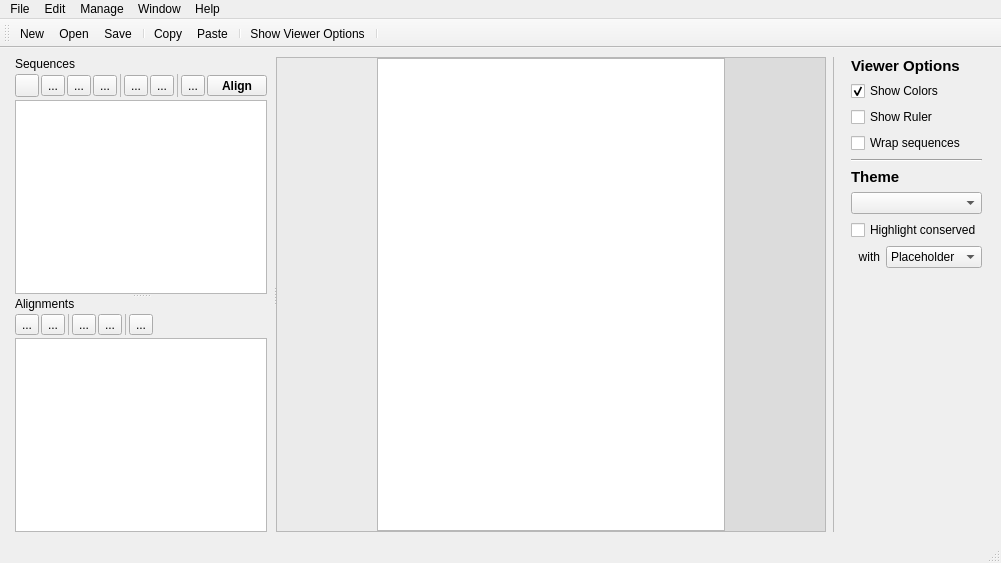
<?xml version="1.0" encoding="UTF-8"?>
<ui version="4.0">
 <class>Linnaeo</class>
 <widget class="QMainWindow" name="Linnaeo">
  <property name="geometry">
   <rect>
    <x>0</x>
    <y>0</y>
    <width>991</width>
    <height>563</height>
   </rect>
  </property>
  <property name="font">
   <font>
    <stylestrategy>PreferAntialias</stylestrategy>
   </font>
  </property>
  <property name="windowTitle">
   <string>Linnaeo</string>
  </property>
  <property name="windowIcon">
   <iconset>
    <normaloff>:/resources/icons/linnaeo.ico</normaloff>:/resources/icons/linnaeo.ico</iconset>
  </property>
  <widget class="QWidget" name="centralwidget">
   <layout class="QHBoxLayout" name="horizontalLayout">
    <item>
     <widget class="QSplitter" name="splitter_2">
      <property name="sizePolicy">
       <sizepolicy hsizetype="Preferred" vsizetype="Preferred">
        <horstretch>0</horstretch>
        <verstretch>0</verstretch>
       </sizepolicy>
      </property>
      <property name="orientation">
       <enum>Qt::Horizontal</enum>
      </property>
      <property name="handleWidth">
       <number>3</number>
      </property>
      <widget class="QFrame" name="frame">
       <property name="sizePolicy">
        <sizepolicy hsizetype="Preferred" vsizetype="Preferred">
         <horstretch>0</horstretch>
         <verstretch>0</verstretch>
        </sizepolicy>
       </property>
       <property name="maximumSize">
        <size>
         <width>300</width>
         <height>16777215</height>
        </size>
       </property>
       <property name="baseSize">
        <size>
         <width>0</width>
         <height>0</height>
        </size>
       </property>
       <property name="frameShape">
        <enum>QFrame::NoFrame</enum>
       </property>
       <property name="frameShadow">
        <enum>QFrame::Raised</enum>
       </property>
       <layout class="QVBoxLayout" name="verticalLayout_3">
        <property name="spacing">
         <number>0</number>
        </property>
        <property name="leftMargin">
         <number>0</number>
        </property>
        <property name="topMargin">
         <number>0</number>
        </property>
        <property name="rightMargin">
         <number>0</number>
        </property>
        <property name="bottomMargin">
         <number>0</number>
        </property>
        <item>
         <widget class="QSplitter" name="splitter">
          <property name="frameShape">
           <enum>QFrame::NoFrame</enum>
          </property>
          <property name="frameShadow">
           <enum>QFrame::Raised</enum>
          </property>
          <property name="lineWidth">
           <number>0</number>
          </property>
          <property name="midLineWidth">
           <number>1</number>
          </property>
          <property name="orientation">
           <enum>Qt::Vertical</enum>
          </property>
          <property name="handleWidth">
           <number>3</number>
          </property>
          <widget class="QWidget" name="layoutWidget">
           <layout class="QVBoxLayout" name="verticalLayout">
            <property name="spacing">
             <number>3</number>
            </property>
            <property name="leftMargin">
             <number>6</number>
            </property>
            <property name="rightMargin">
             <number>6</number>
            </property>
            <item>
             <widget class="QLabel" name="sequenceLabel">
              <property name="text">
               <string>Sequences</string>
              </property>
             </widget>
            </item>
            <item>
             <layout class="QHBoxLayout" name="horizontalLayout_4">
              <property name="spacing">
               <number>2</number>
              </property>
              <item>
               <widget class="QToolButton" name="addSequenceButton">
                <property name="toolTip">
                 <string>Add new sequence (opens window)</string>
                </property>
                <property name="text">
                 <string/>
                </property>
                <property name="icon">
                 <iconset resource="resources/linnaeo.qrc">
                  <normaloff>:/icons/ui/plus.svg</normaloff>:/icons/ui/plus.svg</iconset>
                </property>
               </widget>
              </item>
              <item>
               <widget class="QToolButton" name="downloadSeqButton">
                <property name="text">
                 <string>...</string>
                </property>
                <property name="icon">
                 <iconset resource="resources/linnaeo.qrc">
                  <normaloff>:/icons/ui/download.svg</normaloff>:/icons/ui/download.svg</iconset>
                </property>
               </widget>
              </item>
              <item>
               <widget class="QToolButton" name="importSequenceButton">
                <property name="text">
                 <string>...</string>
                </property>
                <property name="icon">
                 <iconset resource="resources/linnaeo.qrc">
                  <normaloff>:/icons/ui/file-import.svg</normaloff>:/icons/ui/file-import.svg</iconset>
                </property>
               </widget>
              </item>
              <item>
               <widget class="QToolButton" name="addSequenceFolderButton">
                <property name="toolTip">
                 <string>Add folder to sequence viewer</string>
                </property>
                <property name="text">
                 <string>...</string>
                </property>
                <property name="icon">
                 <iconset resource="resources/linnaeo.qrc">
                  <normaloff>:/icons/ui/folder-plus.svg</normaloff>:/icons/ui/folder-plus.svg</iconset>
                </property>
               </widget>
              </item>
              <item>
               <widget class="Line" name="line_7">
                <property name="lineWidth">
                 <number>0</number>
                </property>
                <property name="midLineWidth">
                 <number>1</number>
                </property>
                <property name="orientation">
                 <enum>Qt::Vertical</enum>
                </property>
               </widget>
              </item>
              <item>
               <widget class="QToolButton" name="editSequenceButton">
                <property name="text">
                 <string>...</string>
                </property>
                <property name="icon">
                 <iconset resource="resources/linnaeo.qrc">
                  <normaloff>:/icons/ui/edit.svg</normaloff>:/icons/ui/edit.svg</iconset>
                </property>
               </widget>
              </item>
              <item>
               <widget class="QToolButton" name="exportSequenceButton">
                <property name="text">
                 <string>...</string>
                </property>
                <property name="icon">
                 <iconset resource="resources/linnaeo.qrc">
                  <normaloff>:/icons/ui/file-export.svg</normaloff>:/icons/ui/file-export.svg</iconset>
                </property>
               </widget>
              </item>
              <item>
               <widget class="Line" name="line_5">
                <property name="lineWidth">
                 <number>0</number>
                </property>
                <property name="midLineWidth">
                 <number>1</number>
                </property>
                <property name="orientation">
                 <enum>Qt::Vertical</enum>
                </property>
               </widget>
              </item>
              <item>
               <widget class="QToolButton" name="deleteSequenceButton">
                <property name="text">
                 <string>...</string>
                </property>
                <property name="icon">
                 <iconset resource="resources/linnaeo.qrc">
                  <normaloff>:/icons/ui/trash.svg</normaloff>:/icons/ui/trash.svg</iconset>
                </property>
               </widget>
              </item>
              <item>
               <spacer name="horizontalSpacer_4">
                <property name="orientation">
                 <enum>Qt::Horizontal</enum>
                </property>
                <property name="sizeHint" stdset="0">
                 <size>
                  <width>40</width>
                  <height>20</height>
                 </size>
                </property>
               </spacer>
              </item>
              <item>
               <widget class="QToolButton" name="quickAlignButton">
                <property name="minimumSize">
                 <size>
                  <width>60</width>
                  <height>0</height>
                 </size>
                </property>
                <property name="font">
                 <font>
                  <weight>75</weight>
                  <bold>true</bold>
                  <stylestrategy>PreferDefault</stylestrategy>
                 </font>
                </property>
                <property name="toolTip">
                 <string>Generate alignment from selected sequences</string>
                </property>
                <property name="text">
                 <string>Align</string>
                </property>
                <property name="icon">
                 <iconset resource="resources/linnaeo.qrc">
                  <normaloff>:/icons/ui/indent.svg</normaloff>:/icons/ui/indent.svg</iconset>
                </property>
                <property name="toolButtonStyle">
                 <enum>Qt::ToolButtonTextOnly</enum>
                </property>
                <property name="arrowType">
                 <enum>Qt::NoArrow</enum>
                </property>
               </widget>
              </item>
             </layout>
            </item>
            <item>
             <widget class="QTreeView" name="seqTreeView">
              <property name="sizePolicy">
               <sizepolicy hsizetype="Preferred" vsizetype="Expanding">
                <horstretch>0</horstretch>
                <verstretch>0</verstretch>
               </sizepolicy>
              </property>
              <property name="toolTip">
               <string/>
              </property>
              <property name="editTriggers">
               <set>QAbstractItemView::EditKeyPressed|QAbstractItemView::SelectedClicked</set>
              </property>
              <property name="dragEnabled">
               <bool>true</bool>
              </property>
              <property name="dragDropMode">
               <enum>QAbstractItemView::InternalMove</enum>
              </property>
              <property name="selectionMode">
               <enum>QAbstractItemView::ExtendedSelection</enum>
              </property>
              <property name="selectionBehavior">
               <enum>QAbstractItemView::SelectRows</enum>
              </property>
              <property name="indentation">
               <number>10</number>
              </property>
              <property name="animated">
               <bool>false</bool>
              </property>
              <property name="headerHidden">
               <bool>true</bool>
              </property>
             </widget>
            </item>
           </layout>
          </widget>
          <widget class="QWidget" name="layoutWidget">
           <layout class="QVBoxLayout" name="verticalLayout_2">
            <property name="spacing">
             <number>3</number>
            </property>
            <property name="leftMargin">
             <number>6</number>
            </property>
            <property name="rightMargin">
             <number>6</number>
            </property>
            <item>
             <widget class="QLabel" name="alignLabel">
              <property name="text">
               <string>Alignments</string>
              </property>
             </widget>
            </item>
            <item>
             <layout class="QHBoxLayout" name="horizontalLayout_5">
              <property name="spacing">
               <number>2</number>
              </property>
              <item>
               <widget class="QToolButton" name="importAlignmentButton">
                <property name="text">
                 <string>...</string>
                </property>
                <property name="icon">
                 <iconset resource="resources/linnaeo.qrc">
                  <normaloff>:/icons/ui/file-import.svg</normaloff>:/icons/ui/file-import.svg</iconset>
                </property>
               </widget>
              </item>
              <item>
               <widget class="QToolButton" name="addAlignmentFolderButton">
                <property name="text">
                 <string>...</string>
                </property>
                <property name="icon">
                 <iconset resource="resources/linnaeo.qrc">
                  <normaloff>:/icons/ui/folder-plus.svg</normaloff>:/icons/ui/folder-plus.svg</iconset>
                </property>
               </widget>
              </item>
              <item>
               <widget class="Line" name="line_8">
                <property name="lineWidth">
                 <number>0</number>
                </property>
                <property name="midLineWidth">
                 <number>1</number>
                </property>
                <property name="orientation">
                 <enum>Qt::Vertical</enum>
                </property>
               </widget>
              </item>
              <item>
               <widget class="QToolButton" name="editAlignmentButton">
                <property name="text">
                 <string>...</string>
                </property>
                <property name="icon">
                 <iconset resource="resources/linnaeo.qrc">
                  <normaloff>:/icons/ui/edit.svg</normaloff>:/icons/ui/edit.svg</iconset>
                </property>
               </widget>
              </item>
              <item>
               <widget class="QToolButton" name="exportAlignmentButton">
                <property name="text">
                 <string>...</string>
                </property>
                <property name="icon">
                 <iconset resource="resources/linnaeo.qrc">
                  <normaloff>:/icons/ui/file-export.svg</normaloff>:/icons/ui/file-export.svg</iconset>
                </property>
               </widget>
              </item>
              <item>
               <widget class="Line" name="line_6">
                <property name="lineWidth">
                 <number>0</number>
                </property>
                <property name="midLineWidth">
                 <number>1</number>
                </property>
                <property name="orientation">
                 <enum>Qt::Vertical</enum>
                </property>
               </widget>
              </item>
              <item>
               <widget class="QToolButton" name="deleteAlignmentButton">
                <property name="text">
                 <string>...</string>
                </property>
                <property name="icon">
                 <iconset resource="resources/linnaeo.qrc">
                  <normaloff>:/icons/ui/trash.svg</normaloff>:/icons/ui/trash.svg</iconset>
                </property>
               </widget>
              </item>
              <item>
               <spacer name="horizontalSpacer_3">
                <property name="orientation">
                 <enum>Qt::Horizontal</enum>
                </property>
                <property name="sizeHint" stdset="0">
                 <size>
                  <width>40</width>
                  <height>20</height>
                 </size>
                </property>
               </spacer>
              </item>
             </layout>
            </item>
            <item>
             <widget class="QTreeView" name="alignTreeView">
              <property name="sizePolicy">
               <sizepolicy hsizetype="Preferred" vsizetype="Expanding">
                <horstretch>0</horstretch>
                <verstretch>0</verstretch>
               </sizepolicy>
              </property>
              <property name="editTriggers">
               <set>QAbstractItemView::EditKeyPressed|QAbstractItemView::SelectedClicked</set>
              </property>
              <property name="dragEnabled">
               <bool>true</bool>
              </property>
              <property name="dragDropMode">
               <enum>QAbstractItemView::InternalMove</enum>
              </property>
              <property name="selectionMode">
               <enum>QAbstractItemView::ExtendedSelection</enum>
              </property>
              <property name="indentation">
               <number>10</number>
              </property>
              <property name="headerHidden">
               <bool>true</bool>
              </property>
              <attribute name="headerVisible">
               <bool>false</bool>
              </attribute>
             </widget>
            </item>
           </layout>
          </widget>
         </widget>
        </item>
       </layout>
      </widget>
      <widget class="QFrame" name="frame_2">
       <property name="sizePolicy">
        <sizepolicy hsizetype="Expanding" vsizetype="Preferred">
         <horstretch>0</horstretch>
         <verstretch>0</verstretch>
        </sizepolicy>
       </property>
       <property name="minimumSize">
        <size>
         <width>550</width>
         <height>0</height>
        </size>
       </property>
       <property name="frameShape">
        <enum>QFrame::Box</enum>
       </property>
       <property name="frameShadow">
        <enum>QFrame::Raised</enum>
       </property>
       <property name="lineWidth">
        <number>0</number>
       </property>
       <property name="midLineWidth">
        <number>1</number>
       </property>
       <layout class="QVBoxLayout" name="verticalLayout_4">
        <property name="spacing">
         <number>0</number>
        </property>
        <property name="leftMargin">
         <number>0</number>
        </property>
        <property name="topMargin">
         <number>0</number>
        </property>
        <property name="rightMargin">
         <number>0</number>
        </property>
        <property name="bottomMargin">
         <number>0</number>
        </property>
        <item>
         <layout class="QHBoxLayout" name="horizontalLayout_2">
          <property name="spacing">
           <number>0</number>
          </property>
          <item>
           <widget class="QPlainTextEdit" name="namesEdit">
            <property name="sizePolicy">
             <sizepolicy hsizetype="Fixed" vsizetype="Expanding">
              <horstretch>0</horstretch>
              <verstretch>0</verstretch>
             </sizepolicy>
            </property>
            <property name="maximumSize">
             <size>
              <width>100</width>
              <height>16777215</height>
             </size>
            </property>
            <property name="styleSheet">
             <string notr="true">background-color: rgb(235,235,235);</string>
            </property>
            <property name="frameShape">
             <enum>QFrame::NoFrame</enum>
            </property>
            <property name="frameShadow">
             <enum>QFrame::Plain</enum>
            </property>
            <property name="lineWidth">
             <number>1</number>
            </property>
            <property name="midLineWidth">
             <number>1</number>
            </property>
           </widget>
          </item>
          <item>
           <widget class="SeqViewer" name="seqViewer">
            <property name="cursor" stdset="0">
             <cursorShape>IBeamCursor</cursorShape>
            </property>
            <property name="acceptDrops">
             <bool>false</bool>
            </property>
            <property name="verticalScrollBarPolicy">
             <enum>Qt::ScrollBarAlwaysOff</enum>
            </property>
            <property name="undoRedoEnabled">
             <bool>false</bool>
            </property>
            <property name="html">
             <string>&lt;!DOCTYPE HTML PUBLIC &quot;-//W3C//DTD HTML 4.0//EN&quot; &quot;http://www.w3.org/TR/REC-html40/strict.dtd&quot;&gt;
&lt;html&gt;&lt;head&gt;&lt;meta name=&quot;qrichtext&quot; content=&quot;1&quot; /&gt;&lt;style type=&quot;text/css&quot;&gt;
p, li { white-space: pre-wrap; }
&lt;/style&gt;&lt;/head&gt;&lt;body style=&quot; font-family:'MS Shell Dlg 2'; font-size:8.25pt; font-weight:400; font-style:normal;&quot;&gt;
&lt;p style=&quot;-qt-paragraph-type:empty; margin-top:0px; margin-bottom:0px; margin-left:0px; margin-right:0px; -qt-block-indent:0; text-indent:0px;&quot;&gt;&lt;br /&gt;&lt;/p&gt;&lt;/body&gt;&lt;/html&gt;</string>
            </property>
            <property name="textInteractionFlags">
             <set>Qt::NoTextInteraction</set>
            </property>
            <property name="placeholderText">
             <string/>
            </property>
           </widget>
          </item>
          <item>
           <widget class="QPlainTextEdit" name="numbersEdit">
            <property name="sizePolicy">
             <sizepolicy hsizetype="Fixed" vsizetype="Expanding">
              <horstretch>0</horstretch>
              <verstretch>0</verstretch>
             </sizepolicy>
            </property>
            <property name="maximumSize">
             <size>
              <width>100</width>
              <height>16777215</height>
             </size>
            </property>
            <property name="styleSheet">
             <string notr="true">background-color: rgb(220,220,220);</string>
            </property>
            <property name="frameShape">
             <enum>QFrame::NoFrame</enum>
            </property>
            <property name="lineWidth">
             <number>0</number>
            </property>
            <property name="midLineWidth">
             <number>1</number>
            </property>
           </widget>
          </item>
         </layout>
        </item>
       </layout>
      </widget>
     </widget>
    </item>
    <item>
     <widget class="Line" name="optLine">
      <property name="frameShadow">
       <enum>QFrame::Raised</enum>
      </property>
      <property name="lineWidth">
       <number>0</number>
      </property>
      <property name="midLineWidth">
       <number>1</number>
      </property>
      <property name="orientation">
       <enum>Qt::Vertical</enum>
      </property>
     </widget>
    </item>
    <item>
     <widget class="QFrame" name="optionsPanel">
      <property name="sizePolicy">
       <sizepolicy hsizetype="Maximum" vsizetype="Preferred">
        <horstretch>0</horstretch>
        <verstretch>0</verstretch>
       </sizepolicy>
      </property>
      <property name="frameShape">
       <enum>QFrame::NoFrame</enum>
      </property>
      <property name="frameShadow">
       <enum>QFrame::Raised</enum>
      </property>
      <property name="lineWidth">
       <number>0</number>
      </property>
      <property name="midLineWidth">
       <number>1</number>
      </property>
      <layout class="QVBoxLayout" name="verticalLayout_7">
       <property name="leftMargin">
        <number>10</number>
       </property>
       <property name="topMargin">
        <number>0</number>
       </property>
       <property name="rightMargin">
        <number>10</number>
       </property>
       <property name="bottomMargin">
        <number>0</number>
       </property>
       <item>
        <widget class="QLabel" name="optionsLabel">
         <property name="font">
          <font>
           <pointsize>11</pointsize>
           <weight>75</weight>
           <bold>true</bold>
           <stylestrategy>PreferAntialias</stylestrategy>
          </font>
         </property>
         <property name="styleSheet">
          <string notr="true"/>
         </property>
         <property name="text">
          <string>Viewer Options</string>
         </property>
         <property name="textFormat">
          <enum>Qt::MarkdownText</enum>
         </property>
        </widget>
       </item>
       <item>
        <widget class="QCheckBox" name="colorsEnabled">
         <property name="text">
          <string>Show Colors</string>
         </property>
         <property name="checked">
          <bool>true</bool>
         </property>
        </widget>
       </item>
       <item>
        <widget class="QCheckBox" name="rulerEnabled">
         <property name="text">
          <string>Show Ruler</string>
         </property>
        </widget>
       </item>
       <item>
        <widget class="QCheckBox" name="wrapEnabled">
         <property name="text">
          <string>Wrap sequences</string>
         </property>
        </widget>
       </item>
       <item>
        <widget class="Line" name="line_3">
         <property name="orientation">
          <enum>Qt::Horizontal</enum>
         </property>
        </widget>
       </item>
       <item>
        <widget class="QLabel" name="themeLabel">
         <property name="font">
          <font>
           <pointsize>11</pointsize>
           <weight>75</weight>
           <bold>true</bold>
           <stylestrategy>PreferAntialias</stylestrategy>
          </font>
         </property>
         <property name="styleSheet">
          <string notr="true"/>
         </property>
         <property name="text">
          <string>Theme</string>
         </property>
         <property name="textFormat">
          <enum>Qt::MarkdownText</enum>
         </property>
        </widget>
       </item>
       <item>
        <widget class="QComboBox" name="themeCombo"/>
       </item>
       <item>
        <widget class="QCheckBox" name="conservedEnabled">
         <property name="text">
          <string>Highlight conserved</string>
         </property>
        </widget>
       </item>
       <item>
        <layout class="QHBoxLayout" name="horizontalLayout_3">
         <item>
          <widget class="QLabel" name="label">
           <property name="layoutDirection">
            <enum>Qt::LeftToRight</enum>
           </property>
           <property name="text">
            <string>with</string>
           </property>
           <property name="alignment">
            <set>Qt::AlignRight|Qt::AlignTrailing|Qt::AlignVCenter</set>
           </property>
          </widget>
         </item>
         <item>
          <widget class="QComboBox" name="conservedCombo">
           <item>
            <property name="text">
             <string>Placeholder</string>
            </property>
           </item>
          </widget>
         </item>
        </layout>
       </item>
       <item>
        <spacer name="verticalSpacer">
         <property name="orientation">
          <enum>Qt::Vertical</enum>
         </property>
         <property name="sizeHint" stdset="0">
          <size>
           <width>20</width>
           <height>220</height>
          </size>
         </property>
        </spacer>
       </item>
      </layout>
     </widget>
    </item>
   </layout>
  </widget>
  <widget class="QMenuBar" name="menubar">
   <property name="geometry">
    <rect>
     <x>0</x>
     <y>0</y>
     <width>991</width>
     <height>21</height>
    </rect>
   </property>
   <widget class="QMenu" name="menuFile">
    <property name="title">
     <string>File</string>
    </property>
    <widget class="QMenu" name="menuImport">
     <property name="title">
      <string>Import</string>
     </property>
     <addaction name="actionSequence_from_file"/>
     <addaction name="actionAlignment_from_file"/>
    </widget>
    <widget class="QMenu" name="menuExport">
     <property name="title">
      <string>Export</string>
     </property>
     <addaction name="actionExportSequence"/>
     <addaction name="actionExportAlignment"/>
    </widget>
    <addaction name="actionNew"/>
    <addaction name="actionOpen"/>
    <addaction name="actionSave_Workspace"/>
    <addaction name="separator"/>
    <addaction name="menuImport"/>
    <addaction name="menuExport"/>
    <addaction name="separator"/>
    <addaction name="actionQuit"/>
   </widget>
   <widget class="QMenu" name="menuEdit">
    <property name="title">
     <string>Edit</string>
    </property>
    <addaction name="actionCopy"/>
    <addaction name="actionPaste"/>
    <addaction name="separator"/>
    <addaction name="actionSelect_All"/>
    <addaction name="separator"/>
    <addaction name="actionPreferences"/>
   </widget>
   <widget class="QMenu" name="menuManage">
    <property name="title">
     <string>Manage</string>
    </property>
    <addaction name="actionAdd_Sequence"/>
    <addaction name="actionGet_Online_Sequence"/>
    <addaction name="actionEdit_Sequence"/>
    <addaction name="actionQuick_Align"/>
    <addaction name="actionAdd_Folder_to_Sequence_Panel"/>
    <addaction name="actionDelete_Selected_Sequences"/>
    <addaction name="separator"/>
    <addaction name="actionMake_Alignment"/>
    <addaction name="actionAdd_Alignment_Folder"/>
    <addaction name="actionDelete_Selected_Alignments"/>
    <addaction name="separator"/>
   </widget>
   <widget class="QMenu" name="menuWindow">
    <property name="title">
     <string>Window</string>
    </property>
    <addaction name="actionMinimize"/>
    <addaction name="actionMaximize"/>
    <addaction name="separator"/>
    <addaction name="actionClose"/>
   </widget>
   <widget class="QMenu" name="menuHelp">
    <property name="title">
     <string>Help</string>
    </property>
    <addaction name="actionAbout"/>
    <addaction name="actionOnline_Manual"/>
    <addaction name="actionOn_Themes"/>
   </widget>
   <addaction name="menuFile"/>
   <addaction name="menuEdit"/>
   <addaction name="menuManage"/>
   <addaction name="menuWindow"/>
   <addaction name="menuHelp"/>
  </widget>
  <widget class="QStatusBar" name="statusbar"/>
  <widget class="QToolBar" name="toolBar">
   <property name="windowTitle">
    <string>toolBar</string>
   </property>
   <attribute name="toolBarArea">
    <enum>TopToolBarArea</enum>
   </attribute>
   <attribute name="toolBarBreak">
    <bool>false</bool>
   </attribute>
   <addaction name="actionNew"/>
   <addaction name="actionOpen"/>
   <addaction name="actionSave_Workspace"/>
   <addaction name="separator"/>
   <addaction name="actionCopy"/>
   <addaction name="actionPaste"/>
   <addaction name="separator"/>
   <addaction name="actionShow_Viewer_Options"/>
   <addaction name="separator"/>
  </widget>
  <action name="actionAdd_Sequence">
   <property name="icon">
    <iconset resource="resources/linnaeo.qrc">
     <normaloff>:/icons/ui/plus.svg</normaloff>:/icons/ui/plus.svg</iconset>
   </property>
   <property name="text">
    <string>Add Sequence</string>
   </property>
   <property name="toolTip">
    <string>Opens a window to paste in a new sequence</string>
   </property>
  </action>
  <action name="actionSave_Workspace">
   <property name="icon">
    <iconset resource="resources/linnaeo.qrc">
     <normaloff>:/icons/ui/save.svg</normaloff>:/icons/ui/save.svg</iconset>
   </property>
   <property name="text">
    <string>Save</string>
   </property>
   <property name="shortcut">
    <string>Ctrl+S</string>
   </property>
  </action>
  <action name="actionQuit">
   <property name="text">
    <string>Quit</string>
   </property>
   <property name="shortcut">
    <string>Ctrl+Q</string>
   </property>
  </action>
  <action name="actionCopy">
   <property name="icon">
    <iconset resource="resources/linnaeo.qrc">
     <normaloff>:/icons/ui/copy.svg</normaloff>:/icons/ui/copy.svg</iconset>
   </property>
   <property name="text">
    <string>Copy</string>
   </property>
   <property name="shortcut">
    <string>Ctrl+C</string>
   </property>
  </action>
  <action name="actionPaste">
   <property name="icon">
    <iconset resource="resources/linnaeo.qrc">
     <normaloff>:/icons/ui/paste.svg</normaloff>:/icons/ui/paste.svg</iconset>
   </property>
   <property name="text">
    <string>Paste</string>
   </property>
   <property name="shortcut">
    <string>Ctrl+V</string>
   </property>
  </action>
  <action name="actionNew">
   <property name="icon">
    <iconset resource="resources/linnaeo.qrc">
     <normaloff>:/icons/ui/file-medical.svg</normaloff>:/icons/ui/file-medical.svg</iconset>
   </property>
   <property name="text">
    <string>New</string>
   </property>
   <property name="toolTip">
    <string>Open a new workspace</string>
   </property>
   <property name="shortcut">
    <string>Ctrl+N</string>
   </property>
  </action>
  <action name="actionSequence_from_file">
   <property name="icon">
    <iconset resource="resources/linnaeo.qrc">
     <normaloff>:/icons/ui/file-import.svg</normaloff>:/icons/ui/file-import.svg</iconset>
   </property>
   <property name="text">
    <string>Sequence from file</string>
   </property>
  </action>
  <action name="actionAlignment_from_file">
   <property name="icon">
    <iconset resource="resources/linnaeo.qrc">
     <normaloff>:/icons/ui/file-import.svg</normaloff>:/icons/ui/file-import.svg</iconset>
   </property>
   <property name="text">
    <string>Alignment from file</string>
   </property>
  </action>
  <action name="actionExportSequence">
   <property name="icon">
    <iconset resource="resources/linnaeo.qrc">
     <normaloff>:/icons/ui/file-export.svg</normaloff>:/icons/ui/file-export.svg</iconset>
   </property>
   <property name="text">
    <string>Sequence</string>
   </property>
  </action>
  <action name="actionExportAlignment">
   <property name="icon">
    <iconset resource="resources/linnaeo.qrc">
     <normaloff>:/icons/ui/file-export.svg</normaloff>:/icons/ui/file-export.svg</iconset>
   </property>
   <property name="text">
    <string>Alignment</string>
   </property>
  </action>
  <action name="actionOpen">
   <property name="icon">
    <iconset resource="resources/linnaeo.qrc">
     <normaloff>:/icons/ui/folder-open-line.svg</normaloff>:/icons/ui/folder-open-line.svg</iconset>
   </property>
   <property name="text">
    <string>Open</string>
   </property>
   <property name="shortcut">
    <string>Ctrl+O</string>
   </property>
  </action>
  <action name="actionPreferences">
   <property name="text">
    <string>Preferences</string>
   </property>
  </action>
  <action name="actionDelete">
   <property name="text">
    <string>Delete</string>
   </property>
   <property name="shortcut">
    <string>Del</string>
   </property>
  </action>
  <action name="actionSelect_All">
   <property name="text">
    <string>Select All</string>
   </property>
   <property name="shortcut">
    <string>Ctrl+A</string>
   </property>
  </action>
  <action name="actionMake_Alignment">
   <property name="icon">
    <iconset resource="resources/linnaeo.qrc">
     <normaloff>:/icons/ui/plus.svg</normaloff>:/icons/ui/plus.svg</iconset>
   </property>
   <property name="text">
    <string>Make Alignment</string>
   </property>
   <property name="toolTip">
    <string>Makes a new alignment from the selected sequences</string>
   </property>
  </action>
  <action name="actionGet_Online_Sequence">
   <property name="icon">
    <iconset resource="resources/linnaeo.qrc">
     <normaloff>:/icons/ui/download.svg</normaloff>:/icons/ui/download.svg</iconset>
   </property>
   <property name="text">
    <string>Search for Sequence Online</string>
   </property>
  </action>
  <action name="actionShow_Viewer_Options">
   <property name="checkable">
    <bool>true</bool>
   </property>
   <property name="icon">
    <iconset resource="resources/linnaeo.qrc">
     <normaloff>:/icons/ui/sliders-h.svg</normaloff>:/icons/ui/sliders-h.svg</iconset>
   </property>
   <property name="text">
    <string>Show Viewer Options</string>
   </property>
   <property name="toolTip">
    <string>Open viewer options panel</string>
   </property>
  </action>
  <action name="actionDelete_Selected_Sequences">
   <property name="icon">
    <iconset resource="resources/linnaeo.qrc">
     <normaloff>:/icons/ui/trash.svg</normaloff>:/icons/ui/trash.svg</iconset>
   </property>
   <property name="text">
    <string>Delete Selected Sequences</string>
   </property>
  </action>
  <action name="actionDelete_Selected_Alignments">
   <property name="icon">
    <iconset resource="resources/linnaeo.qrc">
     <normaloff>:/icons/ui/trash.svg</normaloff>:/icons/ui/trash.svg</iconset>
   </property>
   <property name="text">
    <string>Delete Selected Alignments</string>
   </property>
  </action>
  <action name="actionAdd_Folder_to_Sequence_Panel">
   <property name="icon">
    <iconset resource="resources/linnaeo.qrc">
     <normaloff>:/icons/ui/folder-plus.svg</normaloff>:/icons/ui/folder-plus.svg</iconset>
   </property>
   <property name="text">
    <string>Add Sequence Folder</string>
   </property>
  </action>
  <action name="actionAdd_Alignment_Folder">
   <property name="icon">
    <iconset resource="resources/linnaeo.qrc">
     <normaloff>:/icons/ui/folder-plus.svg</normaloff>:/icons/ui/folder-plus.svg</iconset>
   </property>
   <property name="text">
    <string>Add Alignment Folder</string>
   </property>
  </action>
  <action name="actionQuick_Align">
   <property name="icon">
    <iconset resource="resources/linnaeo.qrc">
     <normaloff>:/icons/ui/indent.svg</normaloff>:/icons/ui/indent.svg</iconset>
   </property>
   <property name="text">
    <string>Quick Align</string>
   </property>
  </action>
  <action name="actionEdit_Sequence">
   <property name="icon">
    <iconset resource="resources/linnaeo.qrc">
     <normaloff>:/icons/ui/edit.svg</normaloff>:/icons/ui/edit.svg</iconset>
   </property>
   <property name="text">
    <string>Edit Sequence</string>
   </property>
  </action>
  <action name="actionAbout">
   <property name="text">
    <string>About</string>
   </property>
  </action>
  <action name="actionOnline_Manual">
   <property name="text">
    <string>Online Manual</string>
   </property>
  </action>
  <action name="actionOn_Themes">
   <property name="text">
    <string>On Themes...</string>
   </property>
  </action>
  <action name="actionMinimize">
   <property name="text">
    <string>Minimize</string>
   </property>
  </action>
  <action name="actionMaximize">
   <property name="text">
    <string>Maximize</string>
   </property>
  </action>
  <action name="actionClose">
   <property name="text">
    <string>Close</string>
   </property>
  </action>
 </widget>
 <customwidgets>
  <customwidget>
   <class>SeqViewer</class>
   <extends>QTextEdit</extends>
   <header>seqviewer.h</header>
  </customwidget>
 </customwidgets>
 <resources>
  <include location="resources/linnaeo.qrc"/>
 </resources>
 <connections/>
</ui>
